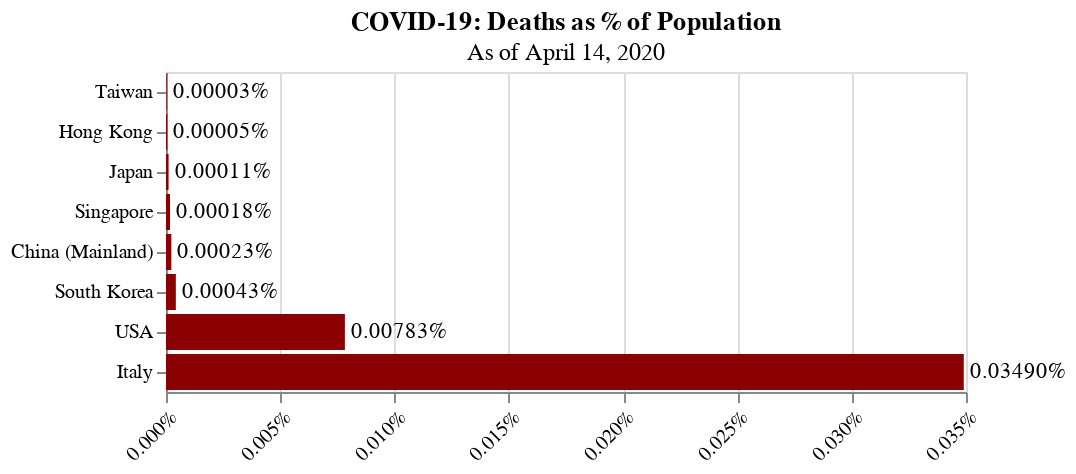

Source (notebook cell):
### Code cell
# Deaths over population
dop = [taiwan_dop, singapore_dop, hongkong_dop, southkorea_dop, japan_dop, china_dop, usa_dop, italy_dop]

data = pd.DataFrame(list(zip(regions, dop)), columns=['Region', '%'])

bars = alt.Chart(data).mark_bar().encode(
    x=alt.X("%:Q", axis=alt.Axis(format='%')),
    y=alt.Y("Region:O", sort='x')
).properties(
    title={
        "text":'COVID-19: Deaths as % of Population',
        "subtitle":'As of ' + as_of_date.strftime("%B %d, %Y")
    }
)

text = bars.mark_text(
    align='left',
    baseline='middle',
    dx=3
).encode(
    text=(
        alt.Text("%:Q", format=".5%")
    )
)

alt.layer(bars, text).configure_axisX(
    labelAngle=-45,
    title=None
).configure_axisY(
    title=None
).configure_bar(
    color='darkred'
)

### Figure 1 — Vega-Lite specification as saved in the notebook (floating-point values rounded to 4 significant figures)
{"config": {"view": {"continuousWidth": 400, "continuousHeight": 300}, "axisX": {"labelAngle": -45, "title": null}, "axisY": {"title": null}, "bar": {"color": "darkred"}}, "layer": [{"mark": "bar", "encoding": {"x": {"type": "quantitative", "axis": {"format": "%"}, "field": "%"}, "y": {"type": "ordinal", "field": "Region", "sort": "x"}}, "title": {"text": "COVID-19: Deaths as % of Population", "subtitle": "As of April 14, 2020"}}, {"mark": {"type": "text", "align": "left", "baseline": "middle", "dx": 3}, "encoding": {"text": {"type": "quantitative", "field": "%", "format": ".5%"}, "x": {"type": "quantitative", "axis": {"format": "%"}, "field": "%"}, "y": {"type": "ordinal", "field": "Region", "sort": "x"}}, "title": {"text": "COVID-19: Deaths as % of Population", "subtitle": "As of April 14, 2020"}}], "data": {"name": "data-dfb74eb8ae6887498f518b39e581800f"}, "$schema": "https://vega.github.io/schema/vega-lite/v4.8.1.json", "datasets": {"data-dfb74eb8ae6887498f518b39e581800f": [{"Region": "Taiwan", "%": 2.523e-07}, {"Region": "Singapore", "%": 1.773e-06}, {"Region": "Hong Kong", "%": 5.368e-07}, {"Region": "South Korea", "%": 4.299e-06}, {"Region": "Japan", "%": 1.13e-06}, {"Region": " China (Mainland)", "%": 2.34e-06}, {"Region": "USA", "%": 7.826e-05}, {"Region": "Italy", "%": 0.000349}]}}
